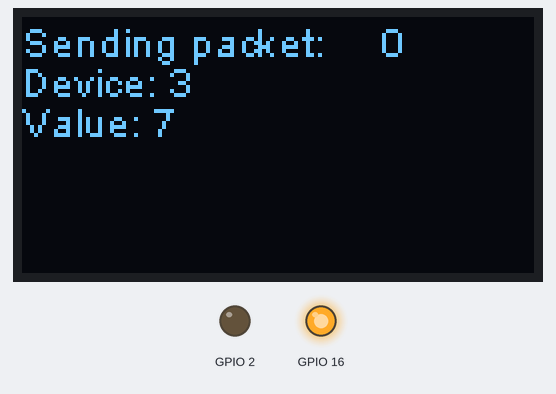
Recording of a sketch running on a simulated ESP32. Parts: 128×64 one-colour display, output pins drawn as LEDs (lit = HIGH). Random numbers use the default seed unless the sketch sets one; no radio packets arrive unless stated; what the sketch prints to the serial monitor is not drawn.

Above: at 1.6 s.
At 11.7 s:
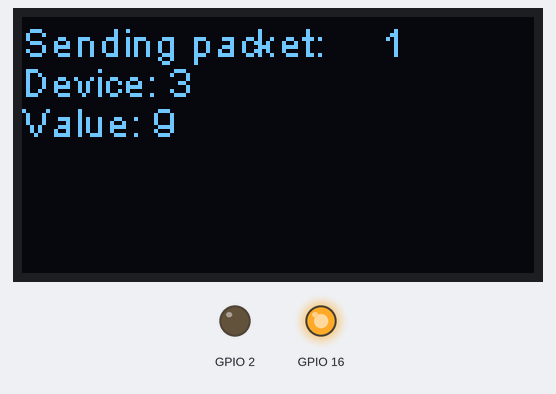
At 31.9 s:
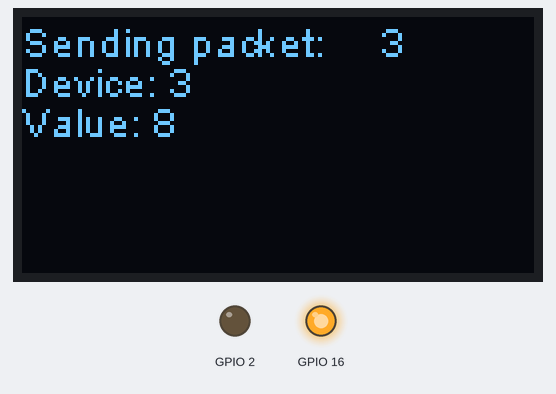
At 62.1 s:
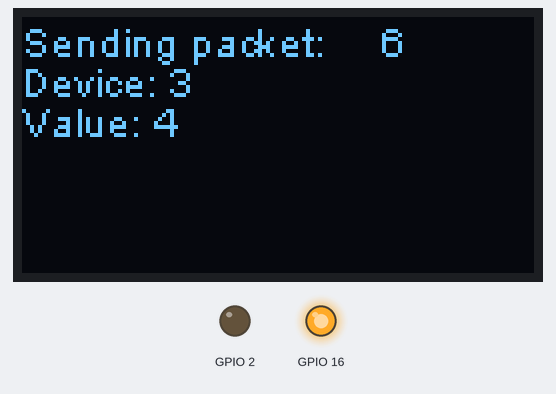
At 92.3 s:
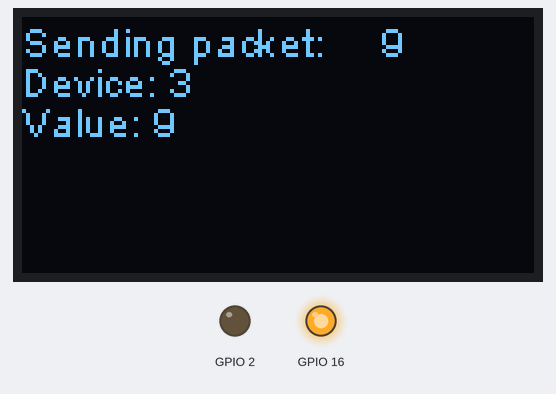
At 122.5 s:
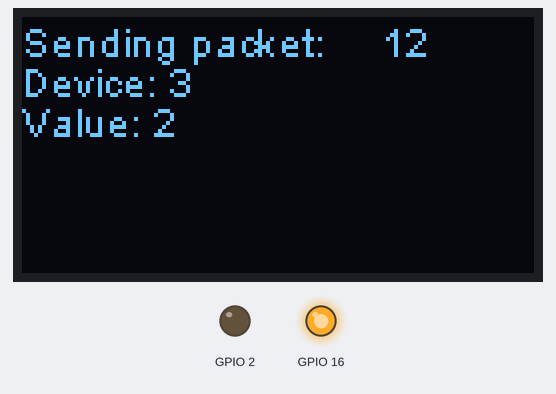

The sketch:

lora_sender.ino
```cpp
#include <SPI.h>
#include <LoRa.h>
#include <Wire.h>
#include "SSD1306.h"

#define SCK     5    // GPIO5  -- SX1278's SCK
#define MISO    19   // GPIO19 -- SX1278's MISnO
#define MOSI    27   // GPIO27 -- SX1278's MOSI
#define SS      18   // GPIO18 -- SX1278's CS
#define RST     14   // GPIO14 -- SX1278's RESET
#define DI0     26   // GPIO26 -- SX1278's IRQ(Interrupt Request)

unsigned int counter = 0;
unsigned int value;

SSD1306 display(0x3c, 21, 22);
String rssi = "RSSI --";
String packSize = "--";
String packet ;
int device = 3;
char message[256];


void setup() {
  pinMode(16,OUTPUT);
  pinMode(2,OUTPUT);
  randomSeed(millis());
  digitalWrite(16, LOW);    // set GPIO16 low to reset OLED
  delay(50);
  digitalWrite(16, HIGH); // while OLED is running, must set GPIO16 in high

  Serial.begin(115200);
  while (!Serial);
  Serial.println();
  Serial.println("LoRa Sender Test");

  SPI.begin(SCK,MISO,MOSI,SS);
  LoRa.setPins(SS,RST,DI0);
  if (!LoRa.begin(868100000)) {
    Serial.println("Starting LoRa failed!");
    while (1);
  }
  //LoRa.onReceive(cbk);
//  LoRa.receive();
  Serial.println("init ok");
  display.init();
  display.flipScreenVertically();
  display.setFont(ArialMT_Plain_10);

  delay(1500);
}

void loop() {
  display.clear();
  display.setTextAlignment(TEXT_ALIGN_LEFT);
  display.setFont(ArialMT_Plain_10);
  value = random(0, 10);
  sprintf(message, "{\"value\": %d, \"device\": \"%d\", \"counter\": %d}\0", value, device, counter);
  display.drawString(0, 0, "Sending packet: ");
  display.drawString(90, 0, String(counter));
  display.drawString(0, 10, String("Device: ") + device);
  display.drawString(0, 20, String("Value: ") + String(value));
  display.display();
  LoRa.beginPacket( );
  LoRa.print(message);
  LoRa.endPacket();

  counter++;
  delay(10000);                       // wait for a second
}
```

Measured:
- what the display in image 0 shows lasts 10.1 s, from 1.6 s to 11.7 s
